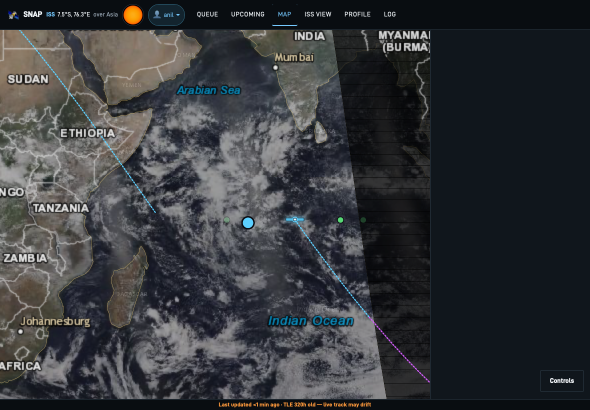
#> input picture frontend/scripts/pin-inspector-proof/before-ipad.png, 1180 x 820 px (shown at 1/2 size)
$ python -i country-raster-levels.py   (imports and definitions only)
#> lines starting #> are read from the running program, lines starting #| are printed output that depends on the picture
#> further down, picture is the input picture: PIL image 1180x820 RGBA; mean R, G, B, A 53.8, 56, 59.3, 255
#!/usr/bin/env python3
"""Regenerate country-raster-levels.json from current Esri tiles.

Each zoom uses a stitched neighborhood, retrying the centroid tile only when
needed. A name split by a tile edge is readable only on the stitch.
Reference tiles are PNG. The dark basemap is JPEG. Pillow decodes both.
A cache-bust query is tried first. A CloudFront miss and a later hit of the
same path are the same bytes, so the plain CDN URL is the fallback.

The token rule matches plan-label-verdict.mjs. An exact name counts even when
an unrelated adjective (AUSTRALIAN) occurs elsewhere. Regional/ocean phrases
are excluded locally, not by vetoing every sovereign name in the image.
TSV glyph bounds are normalized Mercator coordinates, including a one-pixel
margin, so the inset can distinguish raster ownership from readable lettering.
"""

from __future__ import annotations

import csv
import hashlib
import io
import json
import math
import os
import re
import subprocess
import sys
import time
import unicodedata
import urllib.error
import urllib.request
from pathlib import Path

try:
    from PIL import Image, ImageOps
except ImportError as error:
    raise SystemExit("country raster levels need Pillow") from error

THROUGH = 6
OUT = Path(__file__).resolve().parents[1] / "src/map/adapters/maplibre/country-raster-levels.json"
COUNTRIES = (
    ("Canada", -100.0, 50.0),
    ("Mexico", -102.0, 23.0),
    ("Brazil", -55.0, -10.0),
    ("Argentina", -64.0, -34.0),
    ("France", 2.0, 46.0),
    ("Egypt", 30.0, 26.0),
    ("Nigeria", 8.0, 10.0),
    ("Kenya", 38.0, 1.0),
    ("China", 104.0, 35.0),
    ("India", 79.0, 22.0),
    ("Japan", 138.0, 36.0),
    ("Australia", 134.0, -25.0),
)
SERVICES = (
    "https://server.arcgisonline.com/ArcGIS/rest/services/Reference/World_Boundaries_and_Places/MapServer/tile/{z}/{y}/{x}",
    "https://server.arcgisonline.com/ArcGIS/rest/services/Canvas/World_Dark_Gray_Base/MapServer/tile/{z}/{y}/{x}",
)
FETCH_NONCE = str(time.time_ns())


# [58 lines left out: functions tile_xy, stems, raster_painted, sovereign_context, fetch_tile, not called in this run]


def ocr_observations(image: Image.Image) -> list[list[dict]]:
    if image.getextrema()[3][1] == 0:
        return []

    def paint(bg: tuple[int, int, int, int], scale: int, threshold: bool = False) -> list[list[dict]]:
#> called with bg = (32, 35, 38, 255), scale = 3, threshold = False
        base = Image.new("RGBA", image.size, bg)
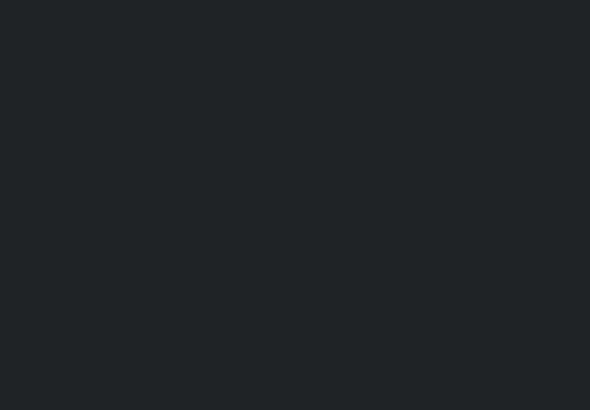
#> base: PIL image 1180x820 RGBA (shown at 1/2 size); mean R, G, B, A 32, 35, 38, 255
        gray = Image.alpha_composite(base, image).convert("L")
        if threshold:
            gray = gray.point(lambda pixel: 0 if pixel >= 85 else 255)
        big = ImageOps.autocontrast(gray.resize((gray.width * scale, gray.height * scale), Image.Resampling.LANCZOS))
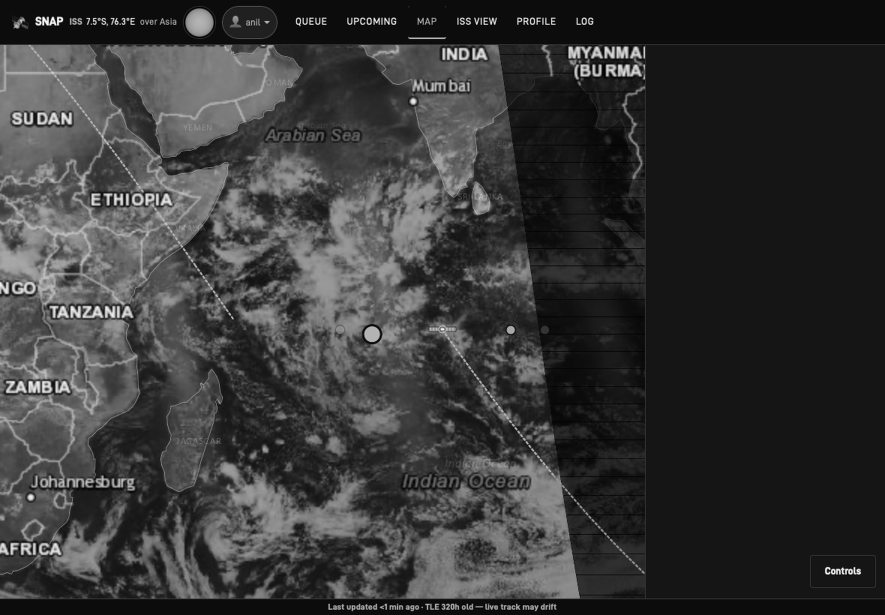
#> big: PIL image 3540x2460 L (shown at 1/4 size); min 0, max 255, mean 55.7
        buf = io.BytesIO()
        big.save(buf, format="PNG")
#> (the run stopped early here; a loop or call above may not have finished)
